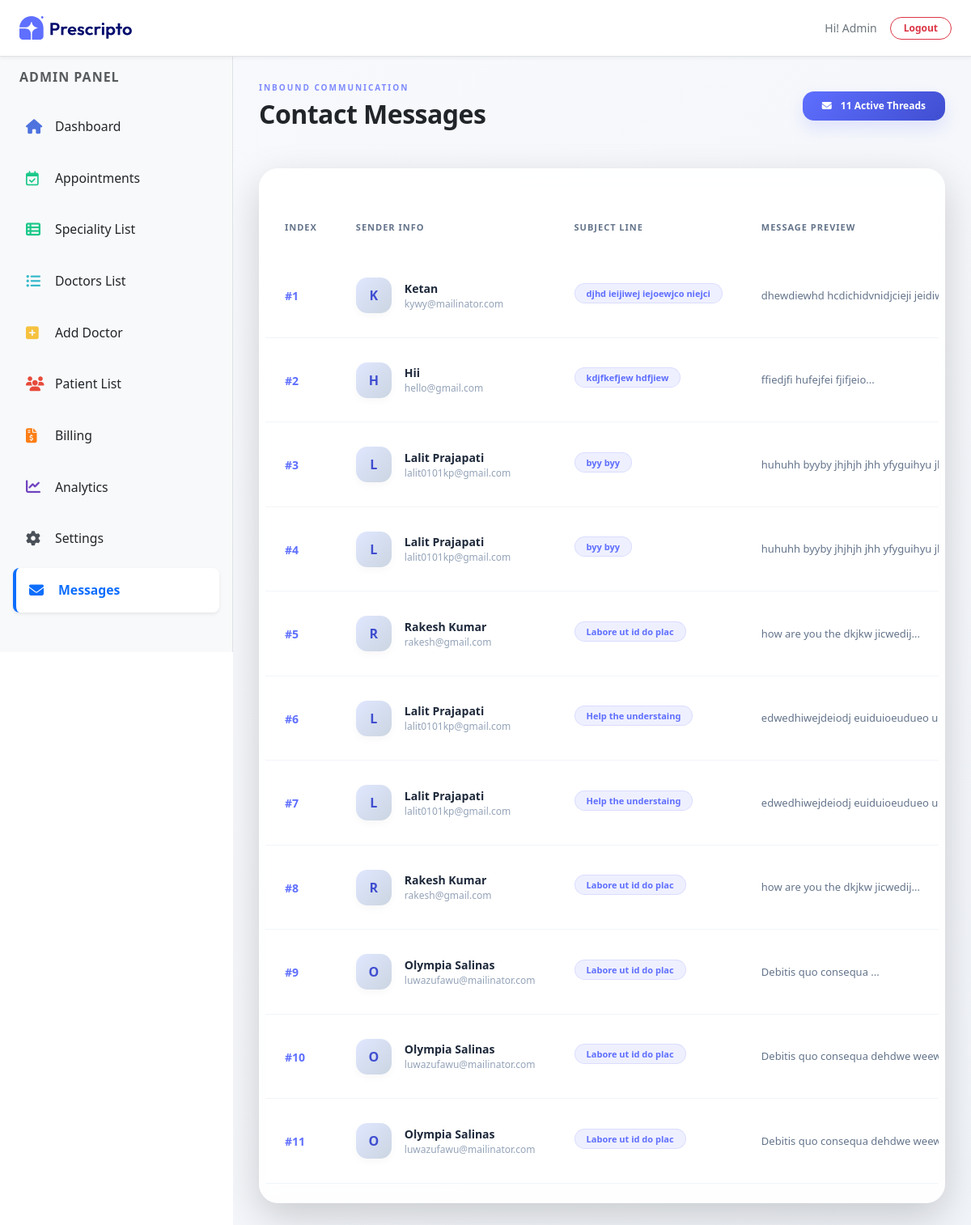
The app's page /dash_admin/messages_contact/ (signed in), older data.
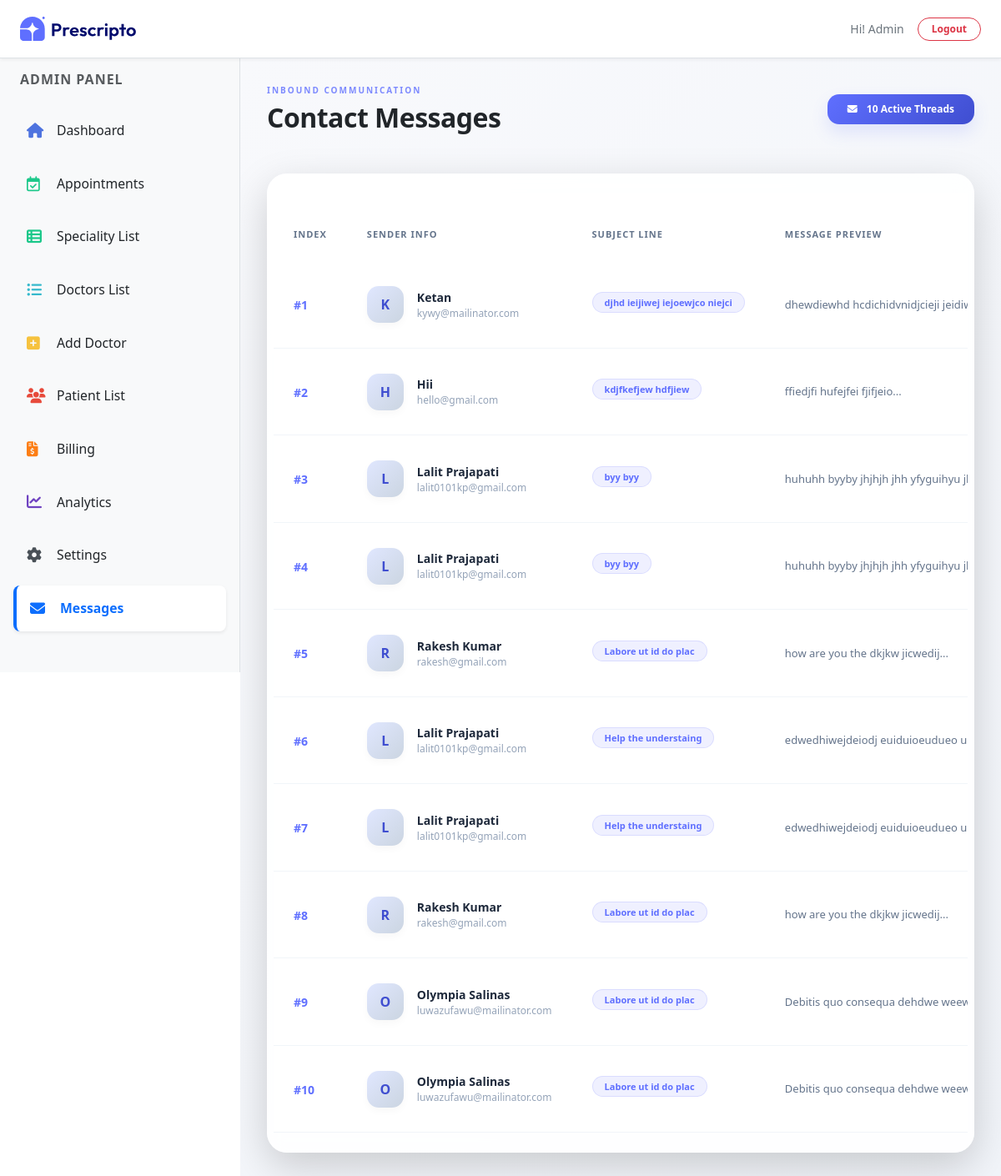
The same page, newer data.
### appointment/models.py (models this page shows, shortened)
class Contact(models.Model):
    name = models.CharField(max_length=50)
    email = models.EmailField()
    subject = models.CharField(max_length=300)
    message = models.TextField()
    created_at = models.DateTimeField(auto_now_add=True, null=True, blank=True)

### appointment/views.py (the view)
# urls.py: path('dash_admin/messages_contact/', views.messages_contact, name='messages_contact'),
@login_required(login_url='/dash_login')
@staff_member_required
def messages_contact(request):
    contacts = Contact.objects.all().order_by('-id')
    context = {
        'contacts': contacts,
        'action': 'messages_contact',
        'role': 'admin',
    }
    return render(request, "dashboard/messages.html", context)

### templates/dashboard/messages.html (shortened to what the changed rows need)
{% extends "dashboard/layout.html" %}
{% load static %}
{% block contant %}
<div style="width: 100%; margin-top: 70px; margin-left: 18rem; min-height: 100vh; background: linear-gradient(135deg, #f8f9fc 0%, #f1f4f9 100%); padding: 2rem; transition: all 0.3s ease; overflow-x: hidden;">
    <div class="d-flex justify-content-between align-items-center mb-5" style="animation: slideDown 0.8s cubic-bezier(0.4, 0, 0.2, 1);">
        <div>
            <h2 class="fw-bold text-dark m-0" style="letter-spacing: -0.5px;">Contact Messages</h2>
        </div>
        <div>
            <span class="badge" style="background: linear-gradient(135deg, #5f6fff, #3f4ed0); color: white; padding: 0.75rem 1.5rem; border-radius: 14px; font-weight: 600; box-shadow: 0 10px 20px rgba(95, 111, 255, 0.15);">
                <i class="fa-solid fa-envelope me-2"></i> {{ contacts|length|default:"0" }} Active Threads
            </span>
        </div>
    </div>
    <div class="card border-0 shadow-lg" style="background: rgba(255, 255, 255, 0.9); backdrop-filter: blur(10px); border-radius: 24px; overflow: hidden; animation: fadeInUp 0.9s ease-out; border: 1px solid rgba(255,255,255,0.8);">
        <div class="card-body px-2 py-4">
            {% if contacts %}
            <div class="table-responsive">
                <table class="table align-middle m-0" style="min-width: 1000px;">
                    <thead style="background-color: #f8fafc;">
                        <tr>
                            <th style="padding: 1.5rem; color: #64748b; font-size: 11px; text-transform: uppercase; letter-spacing: 1px; border: 0; font-weight: 700; width: 80px;">Index</th>
                            <th style="padding: 1.5rem; color: #64748b; font-size: 11px; text-transform: uppercase; letter-spacing: 1px; border: 0; font-weight: 700;">Sender Info</th>
                            <th style="padding: 1.5rem; color: #64748b; font-size: 11px; text-transform: uppercase; letter-spacing: 1px; border: 0; font-weight: 700; width: 220px;">Subject Line</th>
                            <th style="padding: 1.5rem; color: #64748b; font-size: 11px; text-transform: uppercase; letter-spacing: 1px; border: 0; font-weight: 700;">Message Preview</th>
                        </tr>
                    </thead>
                    <tbody>
                        {% for contact in contacts %}
                        <tr class="custom-row-style" style="transition: all 0.25s ease; border-bottom: 1px solid #f1f5f9;">
                            <td style="padding: 1.5rem;">
                                <span class="fw-bold" style="color: #5f6fff; font-size: 14px;">#{{ forloop.counter }}</span>
                            </td>
                            <td style="padding: 1.5rem;">
                                <div class="d-flex align-items-center gap-3">
                                    <div style="width: 44px; height: 44px; border-radius: 14px; background: linear-gradient(135deg, #e0e7ff 0%, #cbd5e1 100%); color: #3f4ed0; display: flex; align-items: center; justify-content: center; font-weight: 800; font-size: 16px; box-shadow: 0 4px 10px rgba(0,0,0,0.03);">
                                        {{ contact.name|slice:":1"|upper }}
                                    </div>
                                    <div>
                                        <div style="font-weight: 700; color: #1e293b; font-size: 14px; text-transform: capitalize;">{{ contact.name }}</div>
                                        <div style="color: #94a3b8; font-size: 12px; font-weight: 500;">{{ contact.email }}</div>
                                    </div>
                                </div>
                            </td>
                            <td style="padding: 1.5rem;">
                                <span class="badge" style="background-color: rgba(95, 111, 255, 0.1); color: #5f6fff; font-size: 11px; font-weight: 700; padding: 6px 14px; border-radius: 20px; border: 1px solid rgba(95, 111, 255, 0.15); display: inline-block; max-width: 190px; overflow: hidden; text-overflow: ellipsis; white-space: nowrap;">
                                    {{ contact.subject|truncatechars:40 }}
                                </span>
                            </td>
                            <td style="padding: 1.5rem;">
                                <div style="max-width: 320px; color: #64748b; font-size: 13px; line-height: 1.6; white-space: nowrap; overflow: hidden; text-overflow: ellipsis;" title="{{ contact.message }}">
                                    {{ contact.message|truncatechars:40 }}...
                                </div>
                            </td>
                        </tr>
                        {% endfor %}
                    </tbody>
                </table>
            </div>
            {% endif %}
        </div>
    </div>
</div>
{% endblock %}

Row changes from the older to the newer data that the page shows:
removed Contact: name "O", name "Olympia Salinas", email "luwazufawu@mailinator.com", subject "Labore ut id do plac", message "Debitis quo consequa"
Text that changed along with them:
{{ contacts|length|default:"0" }}: "11" → "10"
